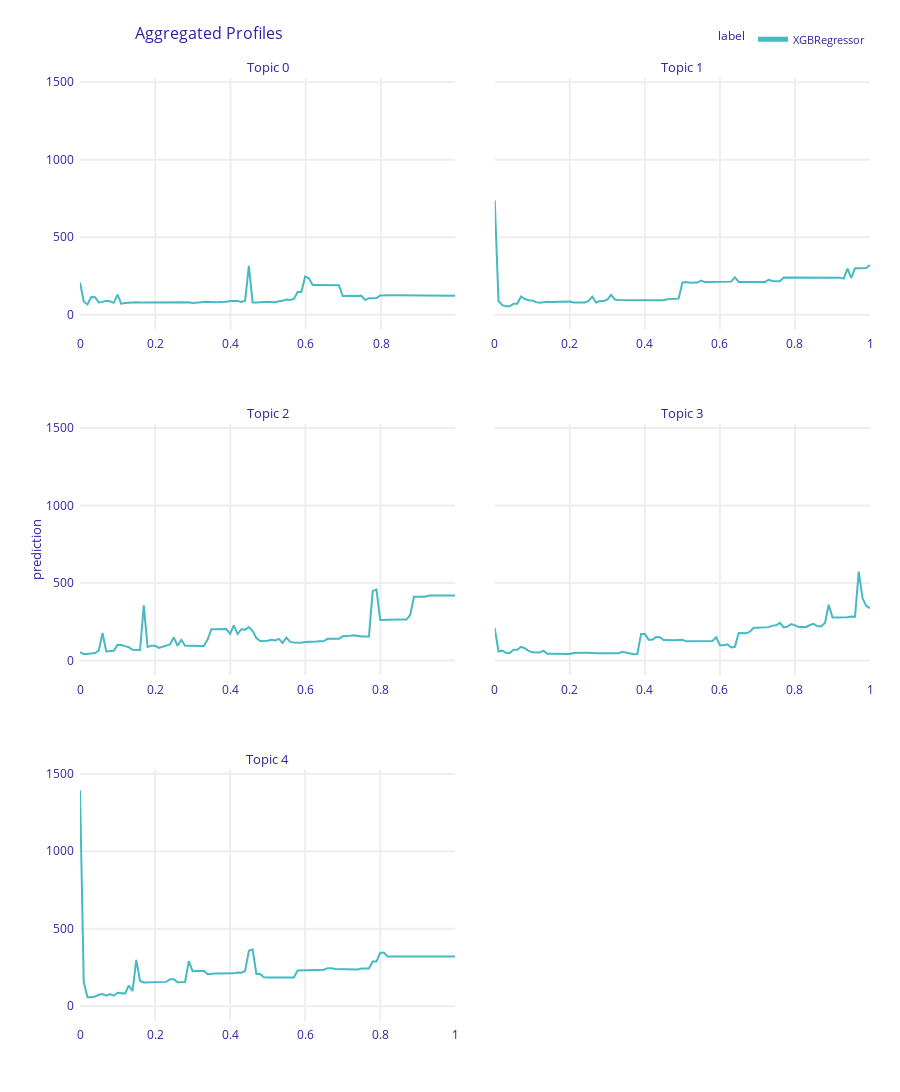

Notebook cell for this chart:
### Code cell
agg_profiles

### Figure 1 — Plotly figure (JSON) as saved in the notebook; plotly's stock layout.template omitted (floating-point values rounded to 4 significant figures; data arrays with more than 128 entries replaced by an {"elided": "..."} marker saying what was removed)
{"data": [{"customdata": {"elided": "101x3 mixed values"}, "hovertemplate": "<b>%{hovertext}</b><br><br>prediction=%{y:.3f}<br>mean_prediction=%{customdata[0]:.3f}<extra></extra>", "hovertext": ["XGBRegressor", "XGBRegressor", "XGBRegressor", "XGBRegressor", "XGBRegressor", "XGBRegressor", "XGBRegressor", "XGBRegressor", "XGBRegressor", "XGBRegressor", "XGBRegressor", "XGBRegressor", "XGBRegressor", "XGBRegressor", "XGBRegressor", "XGBRegressor", "XGBRegressor", "XGBRegressor", "XGBRegressor", "XGBRegressor", "XGBRegressor", "XGBRegressor", "XGBRegressor", "XGBRegressor", "XGBRegressor", "XGBRegressor", "XGBRegressor", "XGBRegressor", "XGBRegressor", "XGBRegressor", "XGBRegressor", "XGBRegressor", "XGBRegressor", "XGBRegressor", "XGBRegressor", "XGBRegressor", "XGBRegressor", "XGBRegressor", "XGBRegressor", "XGBRegressor", "XGBRegressor", "XGBRegressor", "XGBRegressor", "XGBRegressor", "XGBRegressor", "XGBRegressor", "XGBRegressor", "XGBRegressor", "XGBRegressor", "XGBRegressor", "XGBRegressor", "XGBRegressor", "XGBRegressor", "XGBRegressor", "XGBRegressor", "XGBRegressor", "XGBRegressor", "XGBRegressor", "XGBRegressor", "XGBRegressor", "XGBRegressor", "XGBRegressor", "XGBRegressor", "XGBRegressor", "XGBRegressor", "XGBRegressor", "XGBRegressor", "XGBRegressor", "XGBRegressor", "XGBRegressor", "XGBRegressor", "XGBRegressor", "XGBRegressor", "XGBRegressor", "XGBRegressor", "XGBRegressor", "XGBRegressor", "XGBRegressor", "XGBRegressor", "XGBRegressor", "XGBRegressor", "XGBRegressor", "XGBRegressor", "XGBRegressor", "XGBRegressor", "XGBRegressor", "XGBRegressor", "XGBRegressor", "XGBRegressor", "XGBRegressor", "XGBRegressor", "XGBRegressor", "XGBRegressor", "XGBRegressor", "XGBRegressor", "XGBRegressor", "XGBRegressor", "XGBRegressor", "XGBRegressor", "XGBRegressor", "XGBRegressor"], "legendgroup": "XGBRegressor", "line": {"color": "#46bac2", "dash": "solid", "width": 2}, "marker": {"symbol": "circle"}, "mode": "lines", "name": "XGBRegressor", "orientation": "v", "showlegend": true, "x": [3.232e-06, 0.009976, 0.01995, 0.02992, 0.03989, 0.04987, 0.05984, 0.06981, 0.07978, 0.08976, 0.09973, 0.1097, 0.1197, 0.1296, 0.1396, 0.1496, 0.1596, 0.1695, 0.1795, 0.1895, 0.1995, 0.2094, 0.2194, 0.2294, 0.2393, 0.2493, 0.2593, 0.2693, 0.2792, 0.2892, 0.2992, 0.3092, 0.3191, 0.3291, 0.3391, 0.349, 0.359, 0.369, 0.379, 0.3889, 0.3989, 0.4089, 0.4189, 0.4288, 0.4388, 0.4488, 0.4587, 0.4687, 0.4787, 0.4887, 0.4986, 0.5086, 0.5186, 0.5286, 0.5385, 0.5485, 0.5585, 0.5684, 0.5784, 0.5884, 0.5984, 0.6083, 0.6183, 0.6283, 0.6383, 0.6482, 0.6582, 0.6682, 0.6781, 0.6881, 0.6981, 0.7081, 0.718, 0.728, 0.738, 0.748, 0.7579, 0.7679, 0.7779, 0.7878, 0.7978, 0.8078, 0.8178, 0.8277, 0.8377, 0.8477, 0.8577, 0.8676, 0.8776, 0.8876, 0.8975, 0.9075, 0.9175, 0.9275, 0.9374, 0.9474, 0.9574, 0.9674, 0.9773, 0.9873, 0.9973], "xaxis": "x5", "y": [207.3, 84.9, 65.64, 113.2, 112.2, 78.79, 82.26, 88.81, 86.64, 76.39, 129.6, 69.41, 75.85, 77.78, 79.87, 79.83, 77.98, 77.95, 80.18, 79.58, 79.6, 79.28, 78.11, 78.58, 77.99, 78.48, 78.52, 78.93, 79.01, 79.18, 75.09, 78.88, 79.58, 81.78, 82.74, 80.39, 80.66, 81.14, 81.14, 83.33, 87.71, 87.77, 87.82, 82.27, 89.95, 314.1, 78.01, 78.0, 82.11, 82.11, 82.62, 82.62, 79.46, 85.89, 89.08, 97.56, 94.78, 101.1, 145.5, 145.6, 246.5, 234.1, 191.2, 191.0, 191.0, 191.9, 189.1, 189.5, 189.5, 189.5, 120.2, 120.2, 120.2, 120.2, 119.8, 121.3, 94.02, 105.1, 105.1, 106.6, 123.3, 125.5, 125.5, 125.5, 125.6, 125.6, 125.6, 125.6, 125.6, 125.6, 125.4, 125.4, 125.4, 125.4, 125.4, 125.4, 125.3, 125.3, 125.3, 125.3, 121.2], "yaxis": "y5", "type": "scatter", "opacity": 1}, {"customdata": {"elided": "101x3 mixed values"}, "hovertemplate": "<b>%{hovertext}</b><br><br>prediction=%{y:.3f}<br>mean_prediction=%{customdata[0]:.3f}<extra></extra>", "hovertext": ["XGBRegressor", "XGBRegressor", "XGBRegressor", "XGBRegressor", "XGBRegressor", "XGBRegressor", "XGBRegressor", "XGBRegressor", "XGBRegressor", "XGBRegressor", "XGBRegressor", "XGBRegressor", "XGBRegressor", "XGBRegressor", "XGBRegressor", "XGBRegressor", "XGBRegressor", "XGBRegressor", "XGBRegressor", "XGBRegressor", "XGBRegressor", "XGBRegressor", "XGBRegressor", "XGBRegressor", "XGBRegressor", "XGBRegressor", "XGBRegressor", "XGBRegressor", "XGBRegressor", "XGBRegressor", "XGBRegressor", "XGBRegressor", "XGBRegressor", "XGBRegressor", "XGBRegressor", "XGBRegressor", "XGBRegressor", "XGBRegressor", "XGBRegressor", "XGBRegressor", "XGBRegressor", "XGBRegressor", "XGBRegressor", "XGBRegressor", "XGBRegressor", "XGBRegressor", "XGBRegressor", "XGBRegressor", "XGBRegressor", "XGBRegressor", "XGBRegressor", "XGBRegressor", "XGBRegressor", "XGBRegressor", "XGBRegressor", "XGBRegressor", "XGBRegressor", "XGBRegressor", "XGBRegressor", "XGBRegressor", "XGBRegressor", "XGBRegressor", "XGBRegressor", "XGBRegressor", "XGBRegressor", "XGBRegressor", "XGBRegressor", "XGBRegressor", "XGBRegressor", "XGBRegressor", "XGBRegressor", "XGBRegressor", "XGBRegressor", "XGBRegressor", "XGBRegressor", "XGBRegressor", "XGBRegressor", "XGBRegressor", "XGBRegressor", "XGBRegressor", "XGBRegressor", "XGBRegressor", "XGBRegressor", "XGBRegressor", "XGBRegressor", "XGBRegressor", "XGBRegressor", "XGBRegressor", "XGBRegressor", "XGBRegressor", "XGBRegressor", "XGBRegressor", "XGBRegressor", "XGBRegressor", "XGBRegressor", "XGBRegressor", "XGBRegressor", "XGBRegressor", "XGBRegressor", "XGBRegressor", "XGBRegressor"], "legendgroup": "XGBRegressor", "line": {"color": "#46bac2", "dash": "solid", "width": 2}, "marker": {"symbol": "circle"}, "mode": "lines", "name": "XGBRegressor", "orientation": "v", "showlegend": false, "x": [3.233e-06, 0.01, 0.02, 0.03, 0.04, 0.05, 0.06, 0.07, 0.08, 0.09, 0.1, 0.11, 0.12, 0.13, 0.14, 0.15, 0.16, 0.17, 0.18, 0.19, 0.2, 0.21, 0.22, 0.23, 0.24, 0.25, 0.26, 0.27, 0.28, 0.29, 0.3, 0.31, 0.32, 0.33, 0.34, 0.35, 0.36, 0.37, 0.38, 0.39, 0.4, 0.41, 0.42, 0.43, 0.44, 0.45, 0.46, 0.47, 0.48, 0.49, 0.5, 0.51, 0.52, 0.53, 0.54, 0.55, 0.56, 0.57, 0.58, 0.59, 0.6, 0.61, 0.62, 0.63, 0.64, 0.65, 0.66, 0.67, 0.68, 0.69, 0.7, 0.71, 0.72, 0.73, 0.74, 0.75, 0.76, 0.77, 0.78, 0.79, 0.8, 0.81, 0.82, 0.83, 0.84, 0.85, 0.86, 0.87, 0.88, 0.89, 0.9, 0.91, 0.92, 0.93, 0.94, 0.95, 0.96, 0.97, 0.98, 0.99, 1.0], "xaxis": "x6", "y": [737.3, 87.68, 60.97, 54.48, 54.31, 69.99, 70.01, 117.4, 100.8, 92.43, 90.72, 80.51, 76.09, 81.15, 83.63, 81.81, 81.91, 81.91, 82.04, 82.34, 85.3, 78.52, 78.74, 78.74, 78.74, 88.93, 116.4, 78.22, 87.88, 87.88, 96.22, 127.3, 97.89, 94.42, 94.49, 93.23, 93.23, 93.92, 93.92, 92.79, 92.79, 92.79, 92.79, 92.79, 92.79, 92.79, 99.46, 101.4, 102.1, 103.2, 206.0, 209.9, 205.2, 207.3, 207.1, 219.5, 211.4, 211.4, 211.4, 212.8, 212.8, 212.9, 213.0, 213.0, 241.5, 210.9, 210.9, 210.9, 210.9, 210.9, 210.9, 210.8, 210.8, 225.1, 217.2, 214.9, 215.9, 240.1, 240.1, 240.2, 240.2, 240.2, 240.2, 240.2, 240.3, 240.3, 238.3, 238.3, 238.3, 237.9, 237.9, 238.4, 238.7, 232.3, 297.2, 237.9, 299.5, 299.5, 299.8, 300.3, 320.7], "yaxis": "y6", "type": "scatter", "opacity": 1}, {"customdata": {"elided": "101x3 mixed values"}, "hovertemplate": "<b>%{hovertext}</b><br><br>prediction=%{y:.3f}<br>mean_prediction=%{customdata[0]:.3f}<extra></extra>", "hovertext": ["XGBRegressor", "XGBRegressor", "XGBRegressor", "XGBRegressor", "XGBRegressor", "XGBRegressor", "XGBRegressor", "XGBRegressor", "XGBRegressor", "XGBRegressor", "XGBRegressor", "XGBRegressor", "XGBRegressor", "XGBRegressor", "XGBRegressor", "XGBRegressor", "XGBRegressor", "XGBRegressor", "XGBRegressor", "XGBRegressor", "XGBRegressor", "XGBRegressor", "XGBRegressor", "XGBRegressor", "XGBRegressor", "XGBRegressor", "XGBRegressor", "XGBRegressor", "XGBRegressor", "XGBRegressor", "XGBRegressor", "XGBRegressor", "XGBRegressor", "XGBRegressor", "XGBRegressor", "XGBRegressor", "XGBRegressor", "XGBRegressor", "XGBRegressor", "XGBRegressor", "XGBRegressor", "XGBRegressor", "XGBRegressor", "XGBRegressor", "XGBRegressor", "XGBRegressor", "XGBRegressor", "XGBRegressor", "XGBRegressor", "XGBRegressor", "XGBRegressor", "XGBRegressor", "XGBRegressor", "XGBRegressor", "XGBRegressor", "XGBRegressor", "XGBRegressor", "XGBRegressor", "XGBRegressor", "XGBRegressor", "XGBRegressor", "XGBRegressor", "XGBRegressor", "XGBRegressor", "XGBRegressor", "XGBRegressor", "XGBRegressor", "XGBRegressor", "XGBRegressor", "XGBRegressor", "XGBRegressor", "XGBRegressor", "XGBRegressor", "XGBRegressor", "XGBRegressor", "XGBRegressor", "XGBRegressor", "XGBRegressor", "XGBRegressor", "XGBRegressor", "XGBRegressor", "XGBRegressor", "XGBRegressor", "XGBRegressor", "XGBRegressor", "XGBRegressor", "XGBRegressor", "XGBRegressor", "XGBRegressor", "XGBRegressor", "XGBRegressor", "XGBRegressor", "XGBRegressor", "XGBRegressor", "XGBRegressor", "XGBRegressor", "XGBRegressor", "XGBRegressor", "XGBRegressor", "XGBRegressor", "XGBRegressor"], "legendgroup": "XGBRegressor", "line": {"color": "#46bac2", "dash": "solid", "width": 2}, "marker": {"symbol": "circle"}, "mode": "lines", "name": "XGBRegressor", "orientation": "v", "showlegend": false, "x": [5.64e-06, 0.009996, 0.01999, 0.02998, 0.03997, 0.04996, 0.05995, 0.06994, 0.07993, 0.08992, 0.09991, 0.1099, 0.1199, 0.1299, 0.1399, 0.1499, 0.1599, 0.1698, 0.1798, 0.1898, 0.1998, 0.2098, 0.2198, 0.2298, 0.2398, 0.2498, 0.2598, 0.2698, 0.2797, 0.2897, 0.2997, 0.3097, 0.3197, 0.3297, 0.3397, 0.3497, 0.3597, 0.3697, 0.3797, 0.3896, 0.3996, 0.4096, 0.4196, 0.4296, 0.4396, 0.4496, 0.4596, 0.4696, 0.4796, 0.4896, 0.4995, 0.5095, 0.5195, 0.5295, 0.5395, 0.5495, 0.5595, 0.5695, 0.5795, 0.5895, 0.5994, 0.6094, 0.6194, 0.6294, 0.6394, 0.6494, 0.6594, 0.6694, 0.6794, 0.6894, 0.6994, 0.7093, 0.7193, 0.7293, 0.7393, 0.7493, 0.7593, 0.7693, 0.7793, 0.7893, 0.7993, 0.8093, 0.8192, 0.8292, 0.8392, 0.8492, 0.8592, 0.8692, 0.8792, 0.8892, 0.8992, 0.9092, 0.9192, 0.9291, 0.9391, 0.9491, 0.9591, 0.9691, 0.9791, 0.9891, 0.9991], "xaxis": "x3", "y": [54.19, 41.19, 41.45, 43.02, 47.38, 62.62, 177.0, 58.11, 62.49, 62.43, 100.1, 99.29, 91.97, 85.27, 68.34, 68.03, 66.99, 354.7, 86.98, 94.38, 95.2, 80.38, 86.66, 95.42, 102.9, 148.9, 94.65, 132.7, 94.34, 94.34, 94.26, 94.68, 94.66, 93.04, 134.4, 201.3, 200.3, 201.6, 201.6, 201.8, 171.8, 225.7, 170.2, 201.0, 198.7, 215.2, 190.5, 143.8, 125.2, 125.9, 126.7, 133.2, 128.8, 138.9, 113.3, 146.5, 119.4, 115.1, 114.8, 113.6, 119.1, 118.9, 121.5, 121.6, 124.1, 124.8, 139.2, 139.2, 139.3, 139.3, 155.2, 159.3, 159.3, 162.2, 156.7, 153.7, 153.8, 153.8, 446.5, 458.2, 261.5, 261.0, 260.9, 263.7, 263.7, 263.7, 263.7, 263.7, 293.4, 410.5, 410.5, 410.5, 410.5, 418.6, 418.6, 418.6, 418.6, 418.6, 418.6, 418.6, 418.6], "yaxis": "y3", "type": "scatter", "opacity": 1}, {"customdata": {"elided": "101x3 mixed values"}, "hovertemplate": "<b>%{hovertext}</b><br><br>prediction=%{y:.3f}<br>mean_prediction=%{customdata[0]:.3f}<extra></extra>", "hovertext": ["XGBRegressor", "XGBRegressor", "XGBRegressor", "XGBRegressor", "XGBRegressor", "XGBRegressor", "XGBRegressor", "XGBRegressor", "XGBRegressor", "XGBRegressor", "XGBRegressor", "XGBRegressor", "XGBRegressor", "XGBRegressor", "XGBRegressor", "XGBRegressor", "XGBRegressor", "XGBRegressor", "XGBRegressor", "XGBRegressor", "XGBRegressor", "XGBRegressor", "XGBRegressor", "XGBRegressor", "XGBRegressor", "XGBRegressor", "XGBRegressor", "XGBRegressor", "XGBRegressor", "XGBRegressor", "XGBRegressor", "XGBRegressor", "XGBRegressor", "XGBRegressor", "XGBRegressor", "XGBRegressor", "XGBRegressor", "XGBRegressor", "XGBRegressor", "XGBRegressor", "XGBRegressor", "XGBRegressor", "XGBRegressor", "XGBRegressor", "XGBRegressor", "XGBRegressor", "XGBRegressor", "XGBRegressor", "XGBRegressor", "XGBRegressor", "XGBRegressor", "XGBRegressor", "XGBRegressor", "XGBRegressor", "XGBRegressor", "XGBRegressor", "XGBRegressor", "XGBRegressor", "XGBRegressor", "XGBRegressor", "XGBRegressor", "XGBRegressor", "XGBRegressor", "XGBRegressor", "XGBRegressor", "XGBRegressor", "XGBRegressor", "XGBRegressor", "XGBRegressor", "XGBRegressor", "XGBRegressor", "XGBRegressor", "XGBRegressor", "XGBRegressor", "XGBRegressor", "XGBRegressor", "XGBRegressor", "XGBRegressor", "XGBRegressor", "XGBRegressor", "XGBRegressor", "XGBRegressor", "XGBRegressor", "XGBRegressor", "XGBRegressor", "XGBRegressor", "XGBRegressor", "XGBRegressor", "XGBRegressor", "XGBRegressor", "XGBRegressor", "XGBRegressor", "XGBRegressor", "XGBRegressor", "XGBRegressor", "XGBRegressor", "XGBRegressor", "XGBRegressor", "XGBRegressor", "XGBRegressor", "XGBRegressor"], "legendgroup": "XGBRegressor", "line": {"color": "#46bac2", "dash": "solid", "width": 2}, "marker": {"symbol": "circle"}, "mode": "lines", "name": "XGBRegressor", "orientation": "v", "showlegend": false, "x": [5.24e-06, 0.01, 0.02, 0.03, 0.04, 0.05, 0.06, 0.07, 0.08, 0.09, 0.1, 0.11, 0.12, 0.13, 0.14, 0.15, 0.16, 0.17, 0.18, 0.19, 0.2, 0.21, 0.22, 0.23, 0.24, 0.25, 0.26, 0.27, 0.28, 0.29, 0.3, 0.31, 0.32, 0.33, 0.34, 0.35, 0.36, 0.37, 0.38, 0.39, 0.4, 0.41, 0.42, 0.43, 0.44, 0.45, 0.46, 0.47, 0.48, 0.49, 0.5, 0.51, 0.52, 0.53, 0.54, 0.55, 0.56, 0.57, 0.58, 0.59, 0.6, 0.61, 0.62, 0.63, 0.64, 0.65, 0.66, 0.67, 0.68, 0.69, 0.7, 0.71, 0.72, 0.73, 0.74, 0.75, 0.76, 0.77, 0.78, 0.79, 0.8, 0.81, 0.82, 0.83, 0.84, 0.85, 0.8599, 0.8699, 0.8799, 0.8899, 0.8999, 0.9099, 0.9199, 0.9299, 0.9399, 0.9499, 0.9599, 0.9699, 0.9799, 0.9899, 0.9999], "xaxis": "x4", "y": [207.9, 57.27, 62.79, 48.66, 48.08, 68.8, 69.16, 87.98, 78.62, 60.94, 52.55, 52.77, 51.76, 62.66, 42.78, 43.03, 43.21, 43.17, 39.51, 39.51, 41.45, 48.02, 50.21, 50.19, 50.0, 50.0, 46.45, 46.45, 46.52, 46.55, 46.55, 46.55, 46.55, 46.71, 55.21, 50.29, 40.5, 40.43, 41.72, 171.2, 171.2, 134.1, 134.1, 151.2, 150.1, 132.1, 132.1, 130.2, 130.2, 131.9, 133.2, 123.0, 123.0, 123.3, 123.3, 125.7, 122.4, 122.4, 124.5, 149.7, 98.09, 98.09, 103.9, 83.56, 88.0, 177.3, 177.1, 174.8, 185.0, 210.5, 210.5, 210.5, 213.7, 214.8, 224.5, 226.2, 242.6, 212.9, 217.8, 234.5, 225.7, 215.6, 215.6, 215.8, 228.4, 235.7, 219.9, 219.9, 241.2, 359.2, 276.8, 276.8, 276.8, 277.5, 277.9, 282.7, 282.1, 573.3, 402.2, 351.3, 336.8], "yaxis": "y4", "type": "scatter", "opacity": 1}, {"customdata": {"elided": "101x3 mixed values"}, "hovertemplate": "<b>%{hovertext}</b><br><br>prediction=%{y:.3f}<br>mean_prediction=%{customdata[0]:.3f}<extra></extra>", "hovertext": ["XGBRegressor", "XGBRegressor", "XGBRegressor", "XGBRegressor", "XGBRegressor", "XGBRegressor", "XGBRegressor", "XGBRegressor", "XGBRegressor", "XGBRegressor", "XGBRegressor", "XGBRegressor", "XGBRegressor", "XGBRegressor", "XGBRegressor", "XGBRegressor", "XGBRegressor", "XGBRegressor", "XGBRegressor", "XGBRegressor", "XGBRegressor", "XGBRegressor", "XGBRegressor", "XGBRegressor", "XGBRegressor", "XGBRegressor", "XGBRegressor", "XGBRegressor", "XGBRegressor", "XGBRegressor", "XGBRegressor", "XGBRegressor", "XGBRegressor", "XGBRegressor", "XGBRegressor", "XGBRegressor", "XGBRegressor", "XGBRegressor", "XGBRegressor", "XGBRegressor", "XGBRegressor", "XGBRegressor", "XGBRegressor", "XGBRegressor", "XGBRegressor", "XGBRegressor", "XGBRegressor", "XGBRegressor", "XGBRegressor", "XGBRegressor", "XGBRegressor", "XGBRegressor", "XGBRegressor", "XGBRegressor", "XGBRegressor", "XGBRegressor", "XGBRegressor", "XGBRegressor", "XGBRegressor", "XGBRegressor", "XGBRegressor", "XGBRegressor", "XGBRegressor", "XGBRegressor", "XGBRegressor", "XGBRegressor", "XGBRegressor", "XGBRegressor", "XGBRegressor", "XGBRegressor", "XGBRegressor", "XGBRegressor", "XGBRegressor", "XGBRegressor", "XGBRegressor", "XGBRegressor", "XGBRegressor", "XGBRegressor", "XGBRegressor", "XGBRegressor", "XGBRegressor", "XGBRegressor", "XGBRegressor", "XGBRegressor", "XGBRegressor", "XGBRegressor", "XGBRegressor", "XGBRegressor", "XGBRegressor", "XGBRegressor", "XGBRegressor", "XGBRegressor", "XGBRegressor", "XGBRegressor", "XGBRegressor", "XGBRegressor", "XGBRegressor", "XGBRegressor", "XGBRegressor", "XGBRegressor", "XGBRegressor"], "legendgroup": "XGBRegressor", "line": {"color": "#46bac2", "dash": "solid", "width": 2}, "marker": {"symbol": "circle"}, "mode": "lines", "name": "XGBRegressor", "orientation": "v", "showlegend": false, "x": [5.478e-06, 0.01001, 0.02, 0.03, 0.04, 0.05, 0.06, 0.07, 0.08, 0.09, 0.1, 0.11, 0.12, 0.13, 0.14, 0.15, 0.16, 0.17, 0.18, 0.19, 0.2, 0.21, 0.22, 0.23, 0.24, 0.25, 0.26, 0.27, 0.28, 0.29, 0.3, 0.31, 0.32, 0.33, 0.34, 0.35, 0.36, 0.37, 0.38, 0.39, 0.4, 0.41, 0.42, 0.43, 0.44, 0.45, 0.46, 0.47, 0.48, 0.49, 0.5, 0.51, 0.52, 0.53, 0.54, 0.55, 0.56, 0.57, 0.58, 0.59, 0.6, 0.61, 0.62, 0.63, 0.64, 0.65, 0.66, 0.67, 0.68, 0.69, 0.7, 0.71, 0.72, 0.73, 0.74, 0.75, 0.76, 0.77, 0.78, 0.79, 0.8, 0.81, 0.82, 0.83, 0.84, 0.85, 0.86, 0.87, 0.88, 0.89, 0.9, 0.91, 0.92, 0.93, 0.94, 0.95, 0.96, 0.97, 0.98, 0.99, 1.0], "xaxis": "x", "y": [1392.0, 153.8, 58.11, 57.61, 62.02, 73.81, 78.26, 68.2, 77.98, 67.76, 86.91, 84.25, 81.27, 133.5, 97.5, 298.7, 162.7, 152.7, 152.7, 152.7, 152.7, 153.7, 153.7, 156.7, 173.2, 173.8, 154.0, 154.0, 156.1, 290.5, 225.8, 227.5, 227.9, 227.9, 205.8, 210.2, 210.2, 210.2, 210.2, 210.2, 210.6, 211.7, 217.0, 216.4, 226.9, 357.5, 367.1, 208.1, 208.1, 187.1, 184.9, 184.9, 184.9, 184.9, 184.9, 185.3, 185.3, 185.3, 229.7, 229.9, 231.9, 231.9, 235.2, 235.2, 235.2, 235.2, 245.4, 245.4, 239.8, 240.0, 240.0, 240.0, 240.0, 237.0, 237.0, 242.5, 242.5, 243.4, 287.5, 287.5, 344.3, 344.3, 321.2, 321.2, 321.2, 321.2, 321.2, 321.2, 321.1, 321.1, 321.1, 321.1, 321.1, 321.1, 321.1, 321.1, 321.1, 321.1, 321.1, 321.1, 321.1], "yaxis": "y", "type": "scatter", "opacity": 1}], "layout": {"xaxis": {"anchor": "y", "domain": [0.0, 0.475], "title": {"text": ""}, "showticklabels": true, "type": "linear", "gridwidth": 2, "zeroline": false, "automargin": true, "ticks": "outside", "tickcolor": "white", "ticklen": 3, "fixedrange": true}, "yaxis": {"anchor": "x", "domain": [0.0, 0.2667], "title": {"text": ""}, "range": [-95.72, 1527.0], "type": "linear", "gridwidth": 2, "zeroline": false, "automargin": true, "ticks": "outside", "tickcolor": "white", "ticklen": 3, "fixedrange": true}, "xaxis2": {"anchor": "y2", "domain": [0.525, 1.0], "title": {"text": ""}, "showticklabels": true, "type": "linear", "gridwidth": 2, "zeroline": false, "automargin": true, "ticks": "outside", "tickcolor": "white", "ticklen": 3, "fixedrange": true}, "yaxis2": {"anchor": "x2", "domain": [0.0, 0.2667], "matches": "y", "showticklabels": false, "type": "linear", "gridwidth": 2, "zeroline": false, "automargin": true, "ticks": "outside", "tickcolor": "white", "ticklen": 3, "fixedrange": true, "title": {"text": ""}}, "xaxis3": {"anchor": "y3", "domain": [0.0, 0.475], "showticklabels": true, "type": "linear", "gridwidth": 2, "zeroline": false, "automargin": true, "ticks": "outside", "tickcolor": "white", "ticklen": 3, "fixedrange": true, "title": {"text": ""}}, "yaxis3": {"anchor": "x3", "domain": [0.3667, 0.6333], "matches": "y", "title": {"text": ""}, "range": [-95.72, 1527.0], "type": "linear", "gridwidth": 2, "zeroline": false, "automargin": true, "ticks": "outside", "tickcolor": "white", "ticklen": 3, "fixedrange": true}, "xaxis4": {"anchor": "y4", "domain": [0.525, 1.0], "showticklabels": true, "type": "linear", "gridwidth": 2, "zeroline": false, "automargin": true, "ticks": "outside", "tickcolor": "white", "ticklen": 3, "fixedrange": true, "title": {"text": ""}}, "yaxis4": {"anchor": "x4", "domain": [0.3667, 0.6333], "matches": "y", "showticklabels": false, "type": "linear", "gridwidth": 2, "zeroline": false, "automargin": true, "ticks": "outside", "tickcolor": "white", "ticklen": 3, "fixedrange": true, "title": {"text": ""}}, "xaxis5": {"anchor": "y5", "domain": [0.0, 0.475], "showticklabels": true, "type": "linear", "gridwidth": 2, "zeroline": false, "automargin": true, "ticks": "outside", "tickcolor": "white", "ticklen": 3, "fixedrange": true, "title": {"text": ""}}, "yaxis5": {"anchor": "x5", "domain": [0.7333, 1.0], "matches": "y", "title": {"text": ""}, "range": [-95.72, 1527.0], "type": "linear", "gridwidth": 2, "zeroline": false, "automargin": true, "ticks": "outside", "tickcolor": "white", "ticklen": 3, "fixedrange": true}, "xaxis6": {"anchor": "y6", "domain": [0.525, 1.0], "showticklabels": true, "type": "linear", "gridwidth": 2, "zeroline": false, "automargin": true, "ticks": "outside", "tickcolor": "white", "ticklen": 3, "fixedrange": true, "title": {"text": ""}}, "yaxis6": {"anchor": "x6", "domain": [0.7333, 1.0], "matches": "y", "showticklabels": false, "type": "linear", "gridwidth": 2, "zeroline": false, "automargin": true, "ticks": "outside", "tickcolor": "white", "ticklen": 3, "fixedrange": true, "title": {"text": ""}}, "annotations": [{"font": {"size": 13}, "showarrow": false, "text": "Topic 4", "x": 0.2375, "xanchor": "center", "xref": "paper", "y": 0.2667, "yanchor": "bottom", "yref": "paper"}, {"font": {"size": 13}, "showarrow": false, "text": "Topic 2", "x": 0.2375, "xanchor": "center", "xref": "paper", "y": 0.6333, "yanchor": "bottom", "yref": "paper"}, {"font": {"size": 13}, "showarrow": false, "text": "Topic 3", "x": 0.7625, "xanchor": "center", "xref": "paper", "y": 0.6333, "yanchor": "bottom", "yref": "paper"}, {"font": {"size": 13}, "showarrow": false, "text": "Topic 0", "x": 0.2375, "xanchor": "center", "xref": "paper", "y": 1.0, "yanchor": "bottom", "yref": "paper"}, {"font": {"size": 13}, "showarrow": false, "text": "Topic 1", "x": 0.7625, "xanchor": "center", "xref": "paper", "y": 1.0, "yanchor": "bottom", "yref": "paper"}, {"font": {"size": 13}, "showarrow": false, "text": "prediction", "textangle": -90, "x": -0.07, "xref": "paper", "y": 0.5, "yref": "paper"}], "legend": {"title": {"text": "label", "font": {"size": 12}}, "tracegroupgap": 0, "font": {"size": 11}, "orientation": "h", "yanchor": "bottom", "y": 1.026, "xanchor": "right", "x": 1, "itemsizing": "constant"}, "margin": {"t": 78, "b": 71, "r": 30}, "font": {"color": "#371ea3"}, "title": {"font": {"size": 16}, "text": "Aggregated Profiles", "x": 0.15}, "hovermode": "x unified", "height": 1169}}
